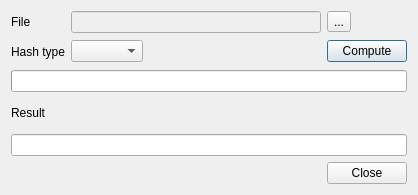
<ui version="4.0" >
 <class>HashDlg</class>
 <widget class="QDialog" name="HashDlg" >
  <property name="geometry" >
   <rect>
    <x>0</x>
    <y>0</y>
    <width>418</width>
    <height>195</height>
   </rect>
  </property>
  <property name="windowTitle" >
   <string>Compute hash</string>
  </property>
  <layout class="QGridLayout" >
   <item row="1" column="0" >
    <widget class="QLabel" name="label" >
     <property name="text" >
      <string>Hash type</string>
     </property>
    </widget>
   </item>
   <item row="1" column="1" >
    <widget class="QComboBox" name="comboHash" />
   </item>
   <item row="1" column="2" >
    <spacer>
     <property name="orientation" >
      <enum>Qt::Horizontal</enum>
     </property>
     <property name="sizeHint" >
      <size>
       <width>171</width>
       <height>25</height>
      </size>
     </property>
    </spacer>
   </item>
   <item row="1" column="3" >
    <widget class="QPushButton" name="pushCompute" >
     <property name="text" >
      <string>Compute</string>
     </property>
    </widget>
   </item>
   <item row="2" column="0" colspan="4" >
    <widget class="QProgressBar" name="progressBar" />
   </item>
   <item row="3" column="0" >
    <widget class="QLabel" name="label_2" >
     <property name="text" >
      <string>Result</string>
     </property>
    </widget>
   </item>
   <item row="4" column="0" colspan="4" >
    <widget class="QLineEdit" name="lineResult" >
     <property name="readOnly" >
      <bool>true</bool>
     </property>
    </widget>
   </item>
   <item row="5" column="0" colspan="4" >
    <widget class="QDialogButtonBox" name="buttonBox" >
     <property name="orientation" >
      <enum>Qt::Horizontal</enum>
     </property>
     <property name="standardButtons" >
      <set>QDialogButtonBox::Close</set>
     </property>
    </widget>
   </item>
   <item row="0" column="0" >
    <widget class="QLabel" name="label_3" >
     <property name="text" >
      <string>File</string>
     </property>
    </widget>
   </item>
   <item row="0" column="1" colspan="2" >
    <widget class="QLineEdit" name="lineFile" >
     <property name="enabled" >
      <bool>false</bool>
     </property>
     <property name="readOnly" >
      <bool>false</bool>
     </property>
    </widget>
   </item>
   <item row="0" column="3" >
    <widget class="QToolButton" name="toolBrowse" >
     <property name="text" >
      <string>...</string>
     </property>
    </widget>
   </item>
  </layout>
 </widget>
 <resources/>
 <connections>
  <connection>
   <sender>buttonBox</sender>
   <signal>accepted()</signal>
   <receiver>HashDlg</receiver>
   <slot>accept()</slot>
   <hints>
    <hint type="sourcelabel" >
     <x>248</x>
     <y>254</y>
    </hint>
    <hint type="destinationlabel" >
     <x>157</x>
     <y>274</y>
    </hint>
   </hints>
  </connection>
  <connection>
   <sender>buttonBox</sender>
   <signal>rejected()</signal>
   <receiver>HashDlg</receiver>
   <slot>reject()</slot>
   <hints>
    <hint type="sourcelabel" >
     <x>316</x>
     <y>260</y>
    </hint>
    <hint type="destinationlabel" >
     <x>286</x>
     <y>274</y>
    </hint>
   </hints>
  </connection>
 </connections>
</ui>
